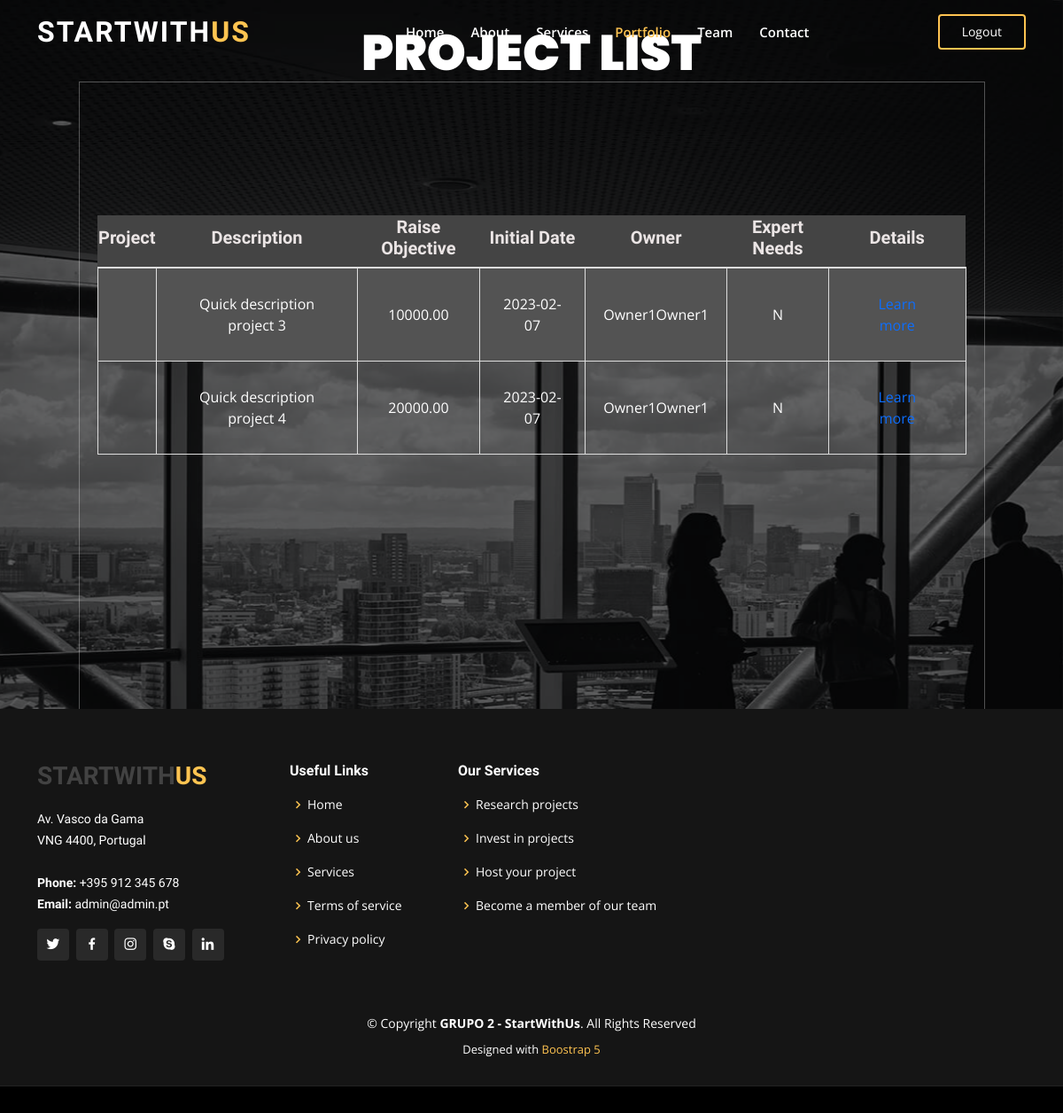
/listar.php (signed in), run on the app's committed database.
### tables this page shows
CREATE TABLE Projects (
idProject INT NOT NULL AUTO_INCREMENT,
projectName TEXT NOT NULL,
idOwner INT NOT NULL,
initialDate DATE NOT NULL,
summaryDescription VARCHAR(255) NOT NULL,
extendedDescription TEXT NOT NULL,
raiseObjective DECIMAL(10,2) NOT NULL,
expertNeeds VARCHAR(255) NOT NULL,
PRIMARY KEY (idProject),
FOREIGN KEY (idOwner) REFERENCES Users(idUser)
);

CREATE TABLE Users (
idUser INT NOT NULL AUTO_INCREMENT,
idType INT(1) DEFAULT 1,
firstName varchar(50) DEFAULT NULL,
lastName varchar(50) DEFAULT NULL,
birthdayDate date DEFAULT NULL,
genre char(1) DEFAULT NULL,
email varchar(100) DEFAULT NULL,
token varchar(20) DEFAULT NULL,
emailValidation INT(1) DEFAULT 0,
password varchar(300) DEFAULT NULL,
dateCreated datetime DEFAULT NULL,
dateModified datetime DEFAULT NULL,
status INT(1) NOT NULL DEFAULT 0,
nif VARCHAR(255) NOT NULL,
PRIMARY KEY (idUser)
);

### listar.php (the view, shortened to what this page needs)
<?php
if( $_SESSION['login'] == TRUE){
include ("connect.php");
$query = "SELECT * FROM projects";
$result = mysqli_query($conn, $query);
?>
<!DOCTYPE html>
<html lang="en">
<head>
  <link href="assets/vendor/aos/aos.css" rel="stylesheet">
  <link href="assets/vendor/bootstrap/css/bootstrap.min.css" rel="stylesheet">
  <link href="assets/vendor/bootstrap-icons/bootstrap-icons.css" rel="stylesheet">
  <link href="assets/vendor/boxicons/css/boxicons.min.css" rel="stylesheet">
  <link href="assets/vendor/glightbox/css/glightbox.min.css" rel="stylesheet">
  <link href="assets/vendor/remixicon/remixicon.css" rel="stylesheet">
  <link href="assets/vendor/swiper/swiper-bundle.min.css" rel="stylesheet">
  <link href="assets/css/style.css" rel="stylesheet">
</head>
<body>
  <header id="header" class="fixed-top ">
    <div class="container d-flex align-items-center justify-content-lg-between">
      <h1 class="logo me-auto me-lg-0"><a href="index.php">StartWith<span>Us</span></a></h1>
      <nav id="navbar" class="navbar order-last order-lg-0">
      <ul>
          <li><a class="nav-link scrollto " href="index.php">Home</a></li>
          <li><a class="nav-link scrollto" href="index.php#about">About</a></li>
          <li><a class="nav-link scrollto" href="index.php#services">Services</a></li>
          <li><a class="nav-link scrollto active " href="index.php#portfolio">Portfolio</a></li>
          <li><a class="nav-link scrollto" href="index.php#team">Team</a></li>
          <li><a class="nav-link scrollto" href="index.php#contact">Contact</a></li>
        </ul>
      </nav>
      <a href="close_session.php" class="get-started-btn scrollto">Logout</a>
    </div>
  </header>
  <section id="hero" class="d-flex align-items-center justify-content-center">
        <div class="container" data-aos="fade-up">
        <div class="row justify-content-center" data-aos="fade-up" data-aos-delay="150">
        <main>
          <br>
          <br>
            <h1><strong>PROJECT LIST</strong></h1>
            <div class="d-flex justify-content-center">
            <div class="col-xl-11 col-xl-11">
            <div class="icon-box">
            <section id="main-content">
      <section class="wrapper">
        <div class="row mb">
          <div class="content-panel">
            <div class="adv-table">
            <div class="table-wrapper-scroll-y my-custom-scrollbar" style="height:500px; overflow-y: auto;">
              <table class="awsome-table" id="hidden-table-info">
                <thead>
                <tbody>
                <th><h5>Project</h5></th>
                <th><h5>Description</h5></th>
                <th><h5>Raise Objective</h5></th>
                <th><h5>Initial Date</h5></th>
                <th><h5>Owner</h5></th>
                <th><h5>Expert Needs</h5></th>
                <th><h5>Details</h5></th>
                <?php while($registo = mysqli_fetch_array($result)){ ?>
                <?php for($x= 0; $x < mysqli_num_rows($result); $x++){
                  $idOwner = $registo["idOwner"];
                  $query2 = "SELECT * FROM users WHERE idUSER = " .$idOwner;
                  $result2 = mysqli_query($conn, $query2);
                  $registo2 = mysqli_fetch_array($result2)?>
                <tr>
                    <td><?php echo $registo["projectName"];  ?></td>
                    <td><?php echo $registo["summaryDescription"];     ?></td>
                    <td><?php echo $registo["raiseObjective"]; ?></td>
                    <td><?php echo $registo["initialDate"]; ?></td>
                    <td><?php echo $registo2["firstName"]; echo $registo2["lastName"];  ?></td>
                    <td><?php echo $registo["expertNeeds"] ?></td>
                    <td><a class="nav-link scrollto active" href="portfolio-details.php">Learn more</a></td>
                        <?php break; } ?>
                </tr>
                        <?php } ?>
                </thead>
              </table>
            </div>
          </div>
        </div>
      </div>
    </div>
      </div>
      </div>
      </div>
      </div>
        </section>
  <footer id="footer">
    <div class="footer-top">
      <div class="container">
        <div class="row">
          <div class="col-lg-3 col-md-6">
            <div class="footer-info">
              <h3>StartWith<span>Us</span></h3>
              <p>
                Av. Vasco da Gama <br>
                VNG 4400, Portugal<br><br>
                <strong>Phone:</strong> +395 912 345 678<br>
                <strong>Email:</strong> admin@admin.pt<br>
              </p>
              <div class="social-links mt-3">
                <a href="#" class="twitter"><i class="bx bxl-twitter"></i></a>
                <a href="#" class="facebook"><i class="bx bxl-facebook"></i></a>
                <a href="#" class="instagram"><i class="bx bxl-instagram"></i></a>
                <a href="#" class="google-plus"><i class="bx bxl-skype"></i></a>
                <a href="#" class="linkedin"><i class="bx bxl-linkedin"></i></a>
              </div>
            </div>
          </div>
          <div class="col-lg-2 col-md-6 footer-links">
            <h4>Useful Links</h4>
            <ul>
              <li><i class="bx bx-chevron-right"></i> <a href="#">Home</a></li>
              <li><i class="bx bx-chevron-right"></i> <a href="#">About us</a></li>
              <li><i class="bx bx-chevron-right"></i> <a href="#">Services</a></li>
              <li><i class="bx bx-chevron-right"></i> <a href="#">Terms of service</a></li>
              <li><i class="bx bx-chevron-right"></i> <a href="#">Privacy policy</a></li>
            </ul>
          </div>
          <div class="col-lg-3 col-md-6 footer-links">
            <h4>Our Services</h4>
            <ul>
              <li><i class="bx bx-chevron-right"></i> <a href="#">Research projects</a></li>
              <li><i class="bx bx-chevron-right"></i> <a href="#">Invest in projects</a></li>
              <li><i class="bx bx-chevron-right"></i> <a href="#">Host your project</a></li>
              <li><i class="bx bx-chevron-right"></i> <a href="#contact">Become a member of our team</a></li>
            </ul>
          </div>
    <div class="container">
      <div class="copyright">
        &copy; Copyright <strong><span>GRUPO 2 - StartWithUs</span></strong>. All Rights Reserved
      </div>
      <div class="credits">
        Designed with <a href="boostrap.com">Boostrap 5</a>
      </div>
    </div>
  </footer>
</body>
  </body>
</html>
<?php
} else {
  header ('Location: login.php');
}
?>

### assets/css/style.css (style rules this page uses)
body { font-family: "Open Sans", sans-serif; color: #444444; }
a { color: #ffc451; text-decoration: none; }
h1, h2, h3, h4, h6 { font-family: "Raleway", sans-serif; color: rgb(66, 66, 66); }
h5 { font-family: "Raleway", sans-serif; color: rgb(235, 229, 229); font-weight: bold; }
td { padding: 20px; text-align: center; border: 1px solid #ddd; color: rgb(255, 255, 255); }
th { background-color: #444; font-weight: bold; color: #444; border-bottom: 2px solid #ddd; }
tr:nth-child(even) { background-color: #535353; }
.my-custom-scrollbar { position: relative; height: 200px; overflow: auto; }
.table-wrapper-scroll-y { display: block; }
#header { transition: all 0.5s; z-index: 997; padding: 15px 0; }
#header .logo { font-size: 32px; margin: 0; padding: 0; line-height: 1; font-weight: 700; letter-spacing: 2px; text-transform: uppercase; }
#header .logo a { color: #fff; }
#header .logo a span { color: #ffc451; }
.get-started-btn { color: #fff; border-radius: 4px; padding: 7px 25px 8px 25px; white-space: nowrap; transition: 0.3s; font-size: 14px; display: inline-block; border: 2px solid #ffc451; }
.navbar { padding: 0; }
.navbar ul { margin: 0; padding: 0; display: flex; list-style: none; align-items: center; }
.navbar li { position: relative; }
.navbar a, .navbar a:focus { display: flex; align-items: center; justify-content: space-between; padding: 10px 0 10px 30px; font-size: 15px; font-weight: 600; color: #fff; white-space: nowrap; transition: 0.3s; }
.navbar a:hover, .navbar .active, .navbar .active:focus, .navbar li:hover > a { color: #ffc451; }
#hero { width: 100%; height: 100vh; background: url("../img/hero-bg.jpg") top center; background-size: cover; position: relative; }
#hero:before { content: ""; background: rgba(0, 0, 0, 0.6); position: absolute; bottom: 0; top: 0; left: 0; right: 0; }
#hero .container { position: relative; padding-top: 74px; text-align: center; }
#hero h1 { margin: 0; font-size: 56px; font-weight: 700; line-height: 64px; color: #fff; font-family: "Poppins", sans-serif; }
#hero .icon-box { padding: 30px 20px; transition: ease-in-out 0.3s; border: 1px solid rgba(255, 255, 255, 0.3); height: 100%; text-align: center; }
@media (min-width: 1024px) { #hero { background-attachment: fixed; } }
section { padding: 60px 0; overflow: hidden; }
#footer { background: black; padding: 0 0 30px 0; color: #fff; font-size: 14px; }
#footer .footer-top { background: #151515; border-bottom: 1px solid #222222; padding: 60px 0 30px 0; }
#footer .footer-top .footer-info { margin-bottom: 30px; }
#footer .footer-top .footer-info h3 { font-size: 28px; margin: 0 0 20px 0; padding: 2px 0 2px 0; line-height: 1; font-weight: 700; text-transform: uppercase; }
#footer .footer-top .footer-info h3 span { color: #ffc451; }
#footer .footer-top .footer-info p { font-size: 14px; line-height: 24px; margin-bottom: 0; font-family: "Raleway", sans-serif; color: #fff; }
#footer .footer-top .social-links a { font-size: 18px; display: inline-block; background: #292929; color: #fff; line-height: 1; padding: 8px 0; margin-right: 4px; border-radius: 4px; text-align: center; width: 36px; height: 36px; transition: 0.3s; }
#footer .footer-top h4 { font-size: 16px; font-weight: 600; color: #fff; position: relative; padding-bottom: 12px; }
#footer .footer-top .footer-links { margin-bottom: 30px; }
#footer .footer-top .footer-links ul { list-style: none; padding: 0; margin: 0; }
#footer .footer-top .footer-links ul i { padding-right: 2px; color: #ffc451; font-size: 18px; line-height: 1; }
#footer .footer-top .footer-links ul li { padding: 10px 0; display: flex; align-items: center; }
#footer .footer-top .footer-links ul li:first-child { padding-top: 0; }
#footer .footer-top .footer-links ul a { color: #fff; transition: 0.3s; display: inline-block; line-height: 1; }
#footer .copyright { text-align: center; padding-top: 30px; }
#footer .credits { padding-top: 10px; text-align: center; font-size: 13px; color: #fff; }

### data on the page
projects: summaryDescription "Quick description project 3", raiseObjective "10000.00", initialDate "2023-02-07", idOwner.firstName "Owner1", idOwner.lastName "Owner1", expertNeeds "N"
projects: summaryDescription "Quick description project 4", raiseObjective "20000.00", initialDate "2023-02-07", idOwner.firstName "Owner1", idOwner.lastName "Owner1", expertNeeds "N"
